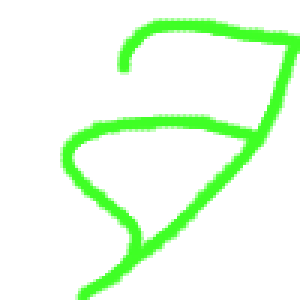
#> input picture component_folder/11.png, 100 x 100 px, found by its file name (shown 3 times larger); its folder holds 4 pictures in this run
$ python main.py
#> lines starting #> are read from the running program, lines starting #| are printed output that depends on the picture
"""
This script creates image collages from randomly selected images in a given folder.
The collages are created by flipping and combining four images.
The script then generates different color variations (red, green, white) of these collages,
where the color change applies only to the non-transparent parts of the image.
"""

import os
import random
from PIL import Image

def flip_image(image, axis):
    """
    Flip an image along the specified axis.

    Parameters:
    image (PIL.Image): The original image.
    axis (str): The axis along which to flip the image ('x', 'y', or 'both').

    Returns:
    PIL.Image: The flipped image.
    """
    if axis == 'x':
        return image.transpose(Image.FLIP_TOP_BOTTOM)
    elif axis == 'y':
        return image.transpose(Image.FLIP_LEFT_RIGHT)
    else:
        return image

def colorize_image(image_path, color):
    """
    Change the color of non-transparent parts of an image.

    Parameters:
    image_path (str): Path to the original image.
    color (tuple): RGB color tuple for the new color.

    Returns:
    str: Path to the saved colorized image.
    """
    image = Image.open(image_path)
    width, height = image.size

    for x in range(width):
        for y in range(height):
            current_color = image.getpixel((x, y))
            if current_color[3] != 0:  # Check if the pixel is not fully transparent
                new_color = (*color, current_color[3])  # Keep the original alpha value
                image.putpixel((x, y), new_color)

    colorized_output_path = os.path.splitext(image_path)[0] + f'_{color[0]}_{color[1]}_{color[2]}.png'
    image.save(colorized_output_path)

    return colorized_output_path

def combine_images(folder_path, output_path):
    """
    Create a collage by combining four random images from a folder.

    Parameters:
    folder_path (str): Path to the folder containing the images.
    output_path (str): Path to save the collage.

    Returns:
    str: Path to the saved collage.
    """
    image_files = os.listdir(folder_path)
    random_images = random.sample(image_files, 4)

    images = []
    parts_numbers = []
    for image_file in random_images:
        image_path = os.path.join(folder_path, image_file)
        image = Image.open(image_path)
#> image is the input picture: PIL image 100x100 RGBA; mean R, G, B, A 9.4, 42, 5.5, 30.7
        images.append(image)

        # Extract the part number from the image filename
        part_number = os.path.splitext(image_file)[0].split('_')[-1]
        parts_numbers.append(part_number)

    width, height = images[0].size
#> width = 100; height = 100
    full_image = Image.new('RGBA', (2 * width, 2 * height), (0, 0, 0, 0))
#> full_image: PIL image 200x200 RGBA; every value is 0

    positions = [(0, 0), (width, 0), (0, height), (width, height)]
#> positions = [(0, 0), (100, 0), (0, 100), (100, 100)]
    flip_axes = [None, 'y', 'x', 'both']
    for image, position, axis in zip(images, positions, flip_axes):
        if axis == 'both':
            image = flip_image(image, 'x')
            image = flip_image(image, 'y')
        else:
            image = flip_image(image, axis)
        full_image.paste(image, position)
#> this loop made 4 passes
#> pass 2, in combine_images, `image = flip_image(image, axis)`:
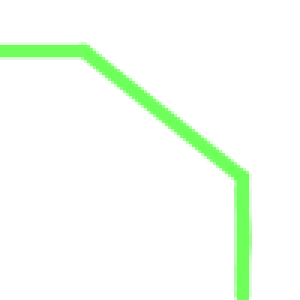
#> image: PIL image 100x100 RGBA (shown 3 times larger); mean R, G, B, A 9.5, 21.9, 7.7, 16.1; transparent parts drawn white
#> pass 3, in combine_images, `image = flip_image(image, axis)`:
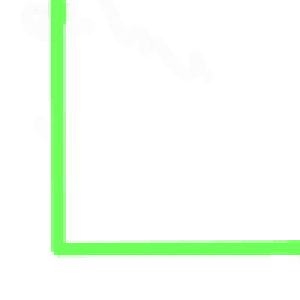
#> image: PIL image 100x100 RGBA (shown 3 times larger); mean R, G, B, A 10.2, 23.7, 8.3, 19.1; transparent parts drawn white
#> after the loop:
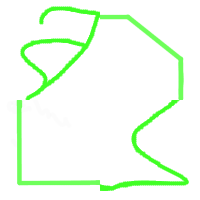
#> full_image: PIL image 200x200 RGBA; mean R, G, B, A 9.1, 30.1, 6.5, 22.6; transparent parts drawn white

    # Create the filename based on the part numbers
    filename = '_'.join(parts_numbers) + '.png'
    output_path = os.path.join(output_path, filename)

    full_image.save(output_path)
    print(f"Collage created and saved as {output_path}")

    return output_path


if __name__ == "__main__":
    # Set the folder path where the quadrant images are located
    folder_path = 'C:/Users/lehma/PycharmProjects/CERAS/imagegenerator/component_folder'
    # Set the output path for the full image
    output_path = 'C:/Users/lehma/PycharmProjects/CERAS/imagegenerator/result'
    # Generate stimuli
    for i in range(20):
        collage_path = combine_images(folder_path, output_path)
        # Generate color variations
        colors = [(224, 76, 76), (94, 224, 76), (255, 255, 255)]  # Red, green, white
        for color in colors:
            colorized_path = colorize_image(collage_path, color)
#> after the loop in colorize_image, `for x in range(width):`:
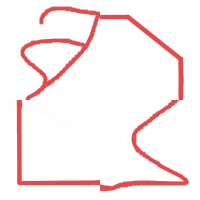
#> image: PIL image 200x200 RGBA; mean R, G, B, A 29.4, 10, 10, 22.6; transparent parts drawn white
#> pass 3 of the loop `for i in range(20):`:
#> random_images = ['10.png', '11.png', '0.png', '1.png']
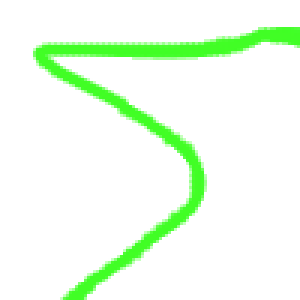
#> input picture component_folder/10.png, 100 x 100 px, found by its file name (shown 3 times larger)
#> in combine_images, image is the input picture: PIL image 100x100 RGBA; mean R, G, B, A 7.5, 32.6, 4.3, 24.3
#> after the loop in combine_images (call 3), `for image, position, axis in zip(images, positions, flip_axes):`:
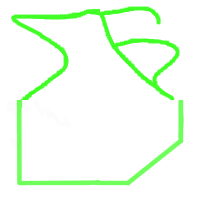
#> full_image: PIL image 200x200 RGBA; mean R, G, B, A 9.1, 30.1, 6.5, 22.6; transparent parts drawn white
#> after the loop in colorize_image (call 7), `for x in range(width):`:
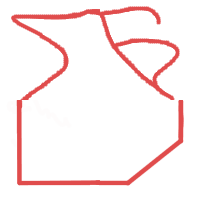
#> image: PIL image 200x200 RGBA; mean R, G, B, A 29.4, 10, 10, 22.6; transparent parts drawn white
#> the loop made 20 passes; the first 3 are shown
            print(f'Colorized image saved as {colorized_path}')
